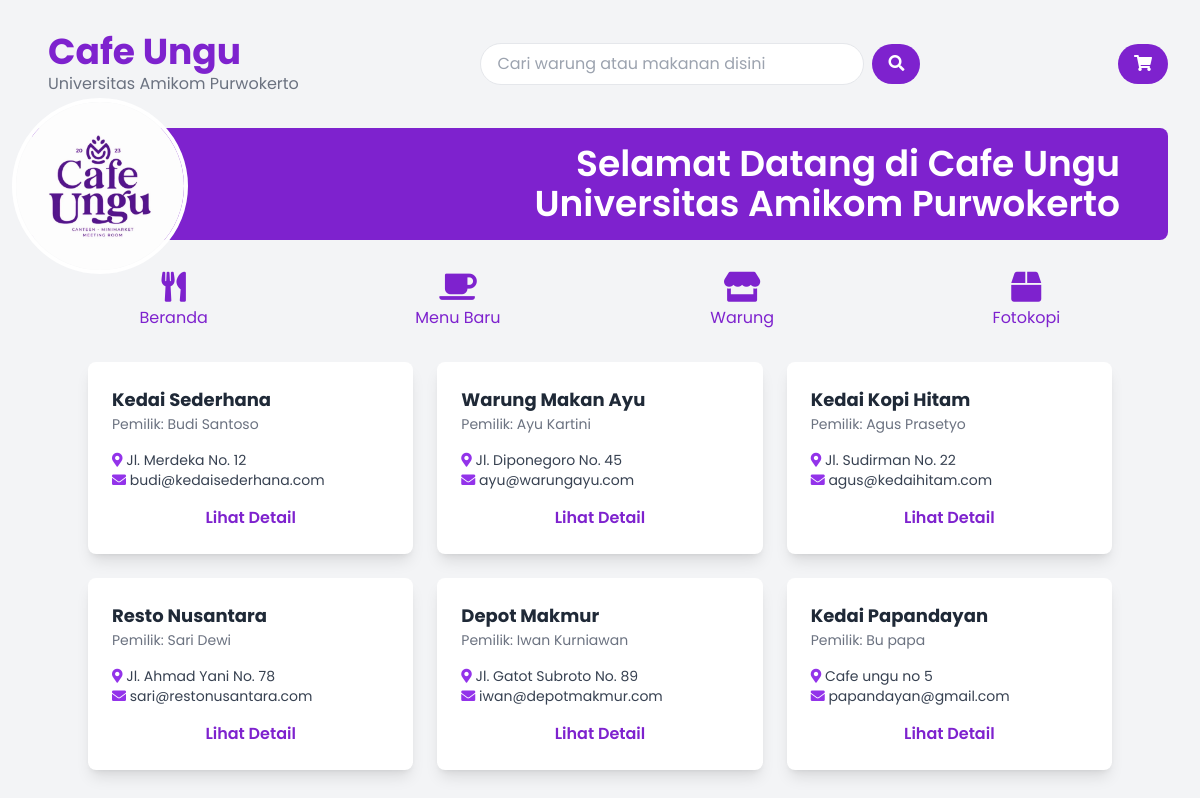
The app's page /public/user/warung.php with its own data.
### tables this page shows
CREATE TABLE `kedai` (
  `id` int(11) NOT NULL,
  `nama_kedai` varchar(255) NOT NULL,
  `pemilik` varchar(255) DEFAULT NULL,
  `alamat` text DEFAULT NULL,
  `email` varchar(255) DEFAULT NULL
);

### public/user/warung.php (the view, shortened to what this page needs)
<?php
include '../../config/koneksi.php';
$query = "SELECT id, nama_kedai, pemilik, alamat, email FROM kedai";
$result = mysqli_query($conn, $query);
?>
<!DOCTYPE html>
<html lang="id">
<head>
    <link rel="stylesheet" href="/CafungE/public/css/style.css">
    <link href="https://cdnjs.cloudflare.com/ajax/libs/font-awesome/5.15.3/css/all.min.css" rel="stylesheet" />
</head>
<body class="bg-gray-100">
<div class="relative flex">
        <div id="main-content" class="w-full lg:w-[calc(100%-0px)] p-8">
            <div class="flex items-center justify-between mb-8">
                <div class="flex items-center">
                    <div class="ml-4">
                        <h1 class="text-3xl lg:text-4xl font-bold text-purple-700">Cafe Ungu</h1>
                        <p class="text-gray-500">Universitas Amikom Purwokerto</p>
                    </div>
                </div>
                <div class="flex items-center">
                    <input type="text" placeholder="Cari warung atau makanan disini" class="px-4 py-2 border rounded-full w-72 lg:w-96" />
                    <button class="ml-2 px-4 py-2 bg-purple-700 text-white rounded-full">
                        <i class="fas fa-search"></i>
                    </button>
                </div>
                <div class="ml-4">
                    <button onclick="toggleSidebar()" class="px-4 py-2 bg-purple-700 text-white rounded-full">
                        <i class="fas fa-shopping-cart"></i>
                    </button>
                </div>
            </div>
<div id="banner" class="bg-purple-700 text-white text-right py-4 px-6 pr-2 w-15 pl-15 rounded-lg mb-8 relative mx-auto">
    <img id="icon-cafung" src="/CafungE/public/asset/logoCafung.jpg" alt="" class="w-44 h-44 rounded-full absolute top-[-30px] left-[-20px] border-4 border-white">
    <h2  id="selamatDatang" class="text-2xl lg:text-4xl px-10 font-semibold ">Selamat Datang di Cafe Ungu <br> Universitas Amikom Purwokerto</h2>
</div class="">
            <div class="grid grid-cols-2 sm:grid-cols-3 lg:grid-cols-4 gap-px justify-items-center mb-6">
                <a href="index.php" class="flex flex-col items-center text-purple-700">
                    <i class="fas fa-utensils text-3xl mb-1"></i>
                    <span>Beranda</span>
                </a>
                <a href="menu.php" class="flex flex-col items-center text-purple-700">
                    <i class="fas fa-coffee text-3xl mb-1"></i>
                    <span>Menu Baru</span>
                </a>
                <a href="warung.php" class="flex flex-col items-center text-purple-700">
                    <i class="fas fa-store text-3xl mb-1"></i>
                    <span>Warung</span>
                </a>
                <a href="fotokopi.php" class="flex flex-col items-center text-purple-700">
                    <i class="fas fa-box text-3xl mb-1"></i>
                    <span>Fotokopi</span>
                </a>
            </div>
    <div class="container mx-auto mt-8">
        <div class="grid grid-cols-1 sm:grid-cols-2 lg:grid-cols-3 gap-6">
            <?php if (mysqli_num_rows($result) > 0) : ?>
                <?php while ($kedai = mysqli_fetch_assoc($result)) : ?>
                    <div class="bg-white rounded-lg shadow-lg p-6 hover:shadow-xl transition-shadow duration-300">
                        <div class="mb-4">
                            <h2 class="text-lg font-bold text-gray-800"><?= htmlspecialchars($kedai['nama_kedai']); ?></h2>
                            <p class="text-sm text-gray-500">Pemilik: <?= htmlspecialchars($kedai['pemilik']); ?></p>
                        </div>
                        <div class="mb-4">
                            <p class="text-sm text-gray-700">
                                <i class="fas fa-map-marker-alt text-purple-600"></i> <?= htmlspecialchars($kedai['alamat']); ?>
                            </p>
                            <p class="text-sm text-gray-700">
                                <i class="fas fa-envelope text-purple-600"></i> <?= htmlspecialchars($kedai['email']); ?>
                            </p>
                        </div>
                        <a href="menu_warung.php?id=<?= $kedai['id']; ?>" class="block text-center text-purple-700 font-semibold mt-4 hover:text-purple-900">
                            Lihat Detail
                        </a>
                    </div>
                <?php endwhile; ?>
            <?php else : ?>
                <p class="text-center col-span-full text-gray-500">Belum ada kedai yang tersedia.</p>
            <?php endif; ?>
        </div>
    </div>
</body>
</html>

### public/user/warung.php (style rules this page uses)
body { font-family: 'Poppins', sans-serif; }

### records on screen
kedai: nama_kedai "Kedai Sederhana", pemilik "Budi Santoso", alamat "Jl. Merdeka No. 12", email "budi@kedaisederhana.com"
kedai: nama_kedai "Warung Makan Ayu", pemilik "Ayu Kartini", alamat "Jl. Diponegoro No. 45", email "ayu@warungayu.com"
kedai: nama_kedai "Kedai Kopi Hitam", pemilik "Agus Prasetyo", alamat "Jl. Sudirman No. 22", email "agus@kedaihitam.com"
kedai: nama_kedai "Resto Nusantara", pemilik "Sari Dewi", alamat "Jl. Ahmad Yani No. 78", email "sari@restonusantara.com"
kedai: nama_kedai "Depot Makmur", pemilik "Iwan Kurniawan", alamat "Jl. Gatot Subroto No. 89", email "iwan@depotmakmur.com"
kedai: nama_kedai "Kedai Papandayan", pemilik "Bu papa", alamat "Cafe ungu no 5", email "papandayan@gmail.com"
